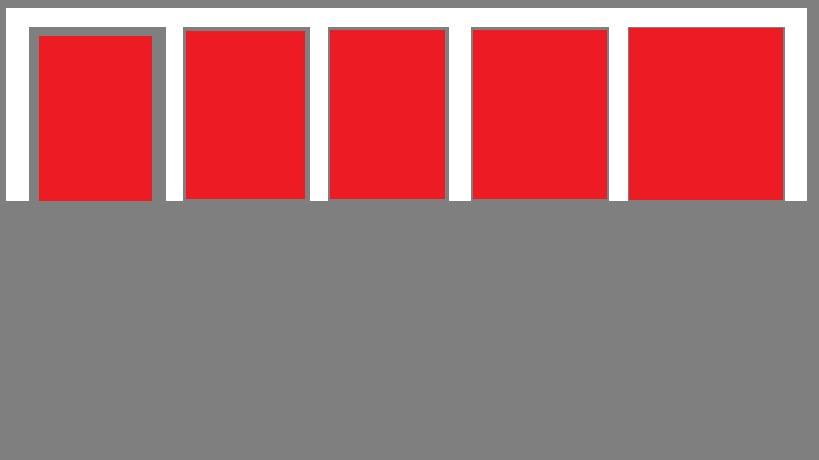
#> input picture new_fill.jpg, 819 x 460 px, found by its file name
$ jupyter execute --allow-errors parking_search1.ipynb   (shell and % lines are left out)   (Python 2 division)   (older library calls are emulated)
#> lines starting #> are read from the running program, lines starting #| are printed output that depends on the picture
[cell 1]
import cv2 as cv
import math
import numpy as np
from matplotlib import pyplot as plt


img1 = cv.imread('/home/prakash/Desktop/PP/new_fill.jpg')
#> img1 is the input picture: shape (460, 819, 3); mean B, G, R 113.4, 110.8, 170.6
img2 = cv.cvtColor(img1, cv.COLOR_BGR2GRAY)
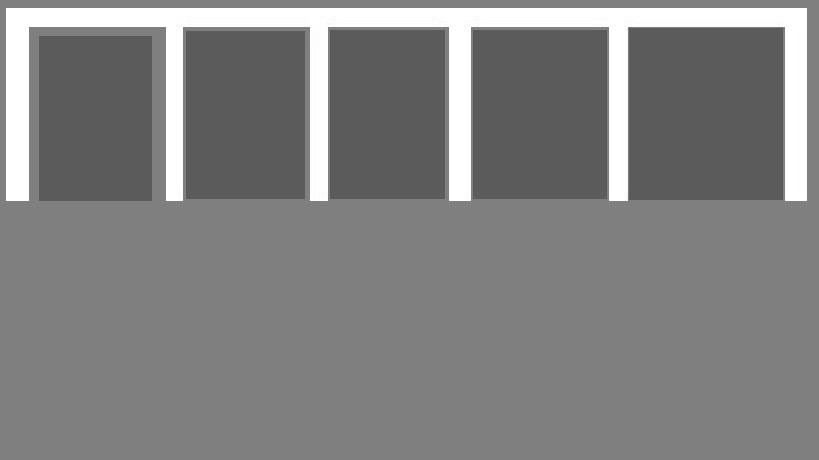
#> img2: shape (460, 819); min 76, max 255, mean 129
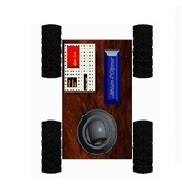
#> input picture bot.jpg, 182 x 191 px, given in place of the camera
#> further down, frame is the input picture: shape (191, 182, 3); mean B, G, R 177.9, 177, 183.7
#> `img3 = cv.cvtColor(frame, cv.COLOR_BGR2GRAY)`:
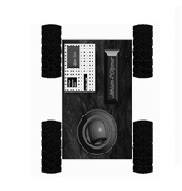
#> img3: shape (191, 182); min 0, max 255, mean 179.1

[cell 2]
cap = cv.VideoCapture(1)
#> (the rest of this cell did not finish here and is left out)
